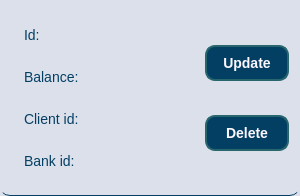
<?xml version="1.0" encoding="UTF-8"?>
<ui version="4.0">
 <class>account_widget</class>
 <widget class="QWidget" name="account_widget">
  <property name="geometry">
   <rect>
    <x>0</x>
    <y>0</y>
    <width>300</width>
    <height>196</height>
   </rect>
  </property>
  <property name="windowTitle">
   <string>account_widget</string>
  </property>
  <property name="styleSheet">
   <string notr="true">QWidget {
    background-color: rgb(220, 224, 235); /* Фон виджета */
  	border-bottom: 1px solid rgb(3, 63, 99); /* Более заметная граница */
    padding: 10px; /* Отступы внутри виджета */
    border-radius: 10px; /* Закругленные углы */
}
QLabel {
    color: rgb(3, 63, 99); /* Темный синий цвет текста */
    font-size: 14px; /* Размер шрифта */
	border-bottom: 0
}
QPushButton {
    background-color: rgb(3, 63, 99); /* Тёмно-синий основной цвет */
    color: rgb(252, 247, 255); /* Белый цвет текста */
    border: 2px solid rgb(40, 102, 110); /* Бирюзовая обводка */
    border-radius: 10px; /* Закруглённые края */
    padding: 8px 16px; /* Отступы для приятного вида */
    font-size: 14px; /* Размер шрифта */
    font-weight: bold; /* Жирный текст */
}
QPushButton:hover {
    background-color: rgb(40, 102, 110); /* Цвет кнопки при наведении */
    color: rgb(218, 223, 247); /* Голубой текст при наведении */
}
QPushButton:pressed {
    background-color: rgb(124, 152, 133); /* Цвет при нажатии */
}
</string>
  </property>
  <layout class="QHBoxLayout" name="horizontalLayout">
   <item>
    <layout class="QGridLayout" name="gridLayout">
     <item row="0" column="0">
      <layout class="QVBoxLayout" name="verticalLayout">
       <item>
        <widget class="QLabel" name="labelId">
         <property name="sizePolicy">
          <sizepolicy hsizetype="MinimumExpanding" vsizetype="Preferred">
           <horstretch>0</horstretch>
           <verstretch>0</verstretch>
          </sizepolicy>
         </property>
         <property name="text">
          <string>Id:</string>
         </property>
        </widget>
       </item>
       <item>
        <widget class="QLabel" name="labelBalance">
         <property name="text">
          <string>Balance:</string>
         </property>
        </widget>
       </item>
       <item>
        <widget class="QLabel" name="labelClientId">
         <property name="text">
          <string>Client id:</string>
         </property>
        </widget>
       </item>
       <item>
        <widget class="QLabel" name="labelBankId">
         <property name="text">
          <string>Bank id:</string>
         </property>
        </widget>
       </item>
      </layout>
     </item>
     <item row="0" column="1">
      <layout class="QVBoxLayout" name="verticalLayout_2">
       <item>
        <widget class="QPushButton" name="update_button">
         <property name="text">
          <string>Update</string>
         </property>
        </widget>
       </item>
       <item>
        <widget class="QPushButton" name="delete_button">
         <property name="text">
          <string>Delete</string>
         </property>
        </widget>
       </item>
      </layout>
     </item>
    </layout>
   </item>
  </layout>
 </widget>
 <resources/>
 <connections/>
</ui>
